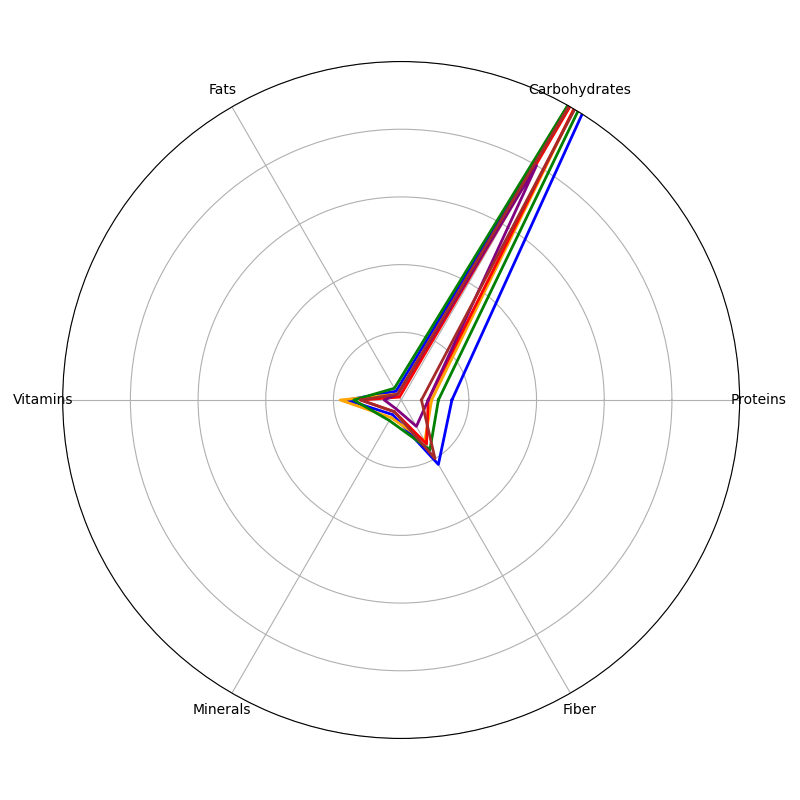

This figure's Python source:
import matplotlib.pyplot as plt
import numpy as np
from math import pi

categories = ['Proteins', 'Carbohydrates', 'Fats', 'Vitamins', 'Minerals', 'Fiber']

berries = [1.5, 14.2, 0.3, 1.6, 0.5, 2.2]
citrus = [0.9, 11.8, 0.2, 1.8, 0.6, 1.4]
tropical = [1.1, 13.5, 0.4, 1.4, 0.7, 1.7]
stone_fruits = [0.8, 12.0, 0.1, 1.2, 0.4, 1.5]
melons = [0.8, 8.0, 0.2, 0.5, 0.3, 0.9]
pomaceous = [0.6, 13.8, 0.2, 1.2, 0.4, 2.0]

N = len(categories)
angles = np.linspace(0, 2 * pi, N, endpoint=False).tolist()
angles += angles[:1]

berries += berries[:1]
citrus += citrus[:1]
tropical += tropical[:1]
stone_fruits += stone_fruits[:1]
melons += melons[:1]
pomaceous += pomaceous[:1]

fig, ax = plt.subplots(figsize=(8, 8), subplot_kw=dict(polar=True))

ax.plot(angles, berries, color='blue', linewidth=2)
ax.plot(angles, citrus, color='orange', linewidth=2)
ax.plot(angles, tropical, color='green', linewidth=2)
ax.plot(angles, stone_fruits, color='red', linewidth=2)
ax.plot(angles, melons, color='purple', linewidth=2)
ax.plot(angles, pomaceous, color='brown', linewidth=2)

ax.set_yticks([2, 4, 6, 8, 10])
ax.set_yticklabels([])
ax.set_xticks(angles[:-1])
ax.set_xticklabels(categories)
ax.set_ylim(0, 10)

plt.tight_layout()
plt.show()
